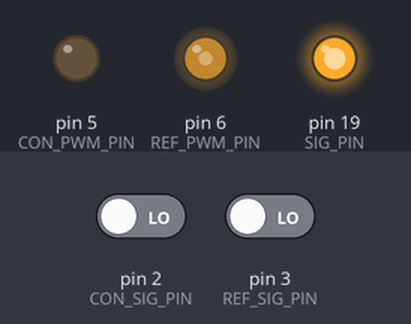
Recording of a program running on a simulated Arduino Nano, built with avr-gcc and run on an emulated ATmega328P. Shown: output pins drawn as LEDs (lit = HIGH). The test bench sets the inputs (shaded band); at power-on: pin 3 (REF_SIG_PIN) LOW, pin 2 (CON_SIG_PIN) LOW.

Above: at 1.2 s.
1.3 s: pin 3 (REF_SIG_PIN) driven HIGH
At 2.56 s:
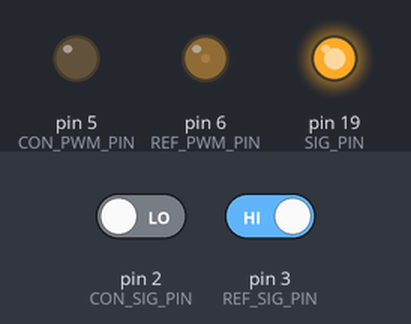
4.3 s: pin 3 (REF_SIG_PIN) driven LOW
At 4.66 s:
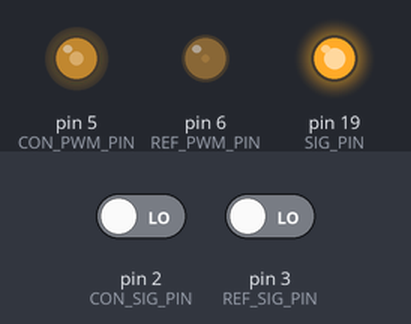
At 5.27 s:
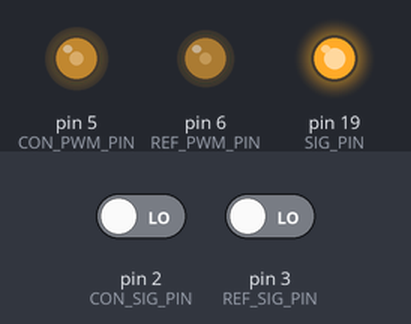
Timing chart, 0 to 13.3 s (numbered marks = the images above; inputs shaded):
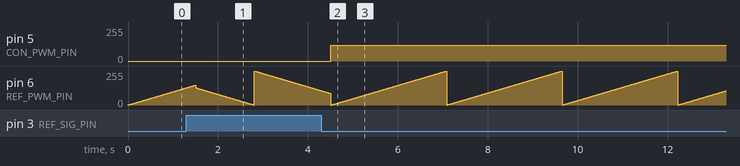

The program:

main.cpp
```cpp
#include <Arduino.h>
#include <main.h>

void setup() {
    pinMode(SIG_PIN, OUTPUT);
    pinMode(REF_PWM_PIN, OUTPUT);
    pinMode(CON_PWM_PIN, OUTPUT);
    pinMode(REF_SIG_PIN, INPUT);
    pinMode(CON_SIG_PIN, INPUT);

    attachInterrupt(digitalPinToInterrupt(REF_SIG_PIN), &refInt, CHANGE);
    attachInterrupt(digitalPinToInterrupt(CON_SIG_PIN), &conInt, CHANGE);

    digitalWrite(SIG_PIN, true);
}

void loop() {
    if (!digitalRead(SIG_PIN) && conLastChange + CON_ERROR_DELAY < millis() && !error) {
        error = true;
        status = 0;
        digitalWrite(SIG_PIN, true);
        pinMode(SIG_PIN, OUTPUT);
    }
    calibrate();
}

void resetError() {
    pinMode(SIG_PIN, INPUT);
    digitalWrite(SIG_PIN, false);
    error = false;
}

void calibrate() {
    if (delayEnd <= millis()) {
        switch (status) {
        case 0:
            if (!error && digitalRead(SIG_PIN)) break;
            CAL_DELAY;
            status++;
            break;
        case 1:
            if (digitalRead(REF_SIG_PIN)) {
                refreceJump = refrece;
                status++;
            } else {
                refrece++;
                CAL_DELAY;
            }
            break;
        case 2:
            if (refLastChange + REF_FOUND_DELAY < millis() && digitalRead(REF_SIG_PIN)) {
                status++;
                upperRefrece = refrece;
                refrece = refreceJump;
            } else {
                refrece++;
            }
            CAL_DELAY;
            break;
        case 3:
            if (refLastChange + REF_FOUND_DELAY < millis() && !digitalRead(REF_SIG_PIN)) {
                status++;
                lowerRefrece = refrece;
                // Step 4
                midRefrece = ((upperRefrece-lowerRefrece) / 2) + lowerRefrece;
                analogWrite(CON_PWM_PIN, midRefrece);
                refrece = 0;
                status = 0;
                resetError();
            } else {
                refrece--;
            }
            CAL_DELAY;
            break;
        }
        analogWrite(REF_PWM_PIN, refrece);
    }
}

void refInt() {
    refLastChange = millis();
}

void conInt() {
    conLastChange = millis();
}
```

main.h
```cpp
#include <Arduino.h>

#define SIG_PIN 19

#define REF_PWM_PIN 6
#define CON_PWM_PIN 5

#define REF_SIG_PIN 3
#define CON_SIG_PIN 2

#define REF_FOUND_DELAY 200
#define REF_AJUST_DELAY 10

#define CON_ERROR_DELAY 300

// calibrate vars
uint8_t status = 0;
uint8_t refrece = 0;
uint8_t refreceJump = 0;
uint8_t upperRefrece = 0;
uint8_t midRefrece = 0;
uint8_t lowerRefrece = 0;
unsigned long delayEnd = 0;
#define CAL_DELAY delayEnd = REF_AJUST_DELAY + millis()

unsigned long conLastChange = 0;
unsigned long refLastChange = 0;

bool error = true;

/**
 * Interrupt for REF_SIG_PIN
 * stores time of last signal change to @link conLastChange
 */
void refInt();

/**
 * Interrupt for CON_SIG_PIN
 * stores time of last signal change to @link conLastChange
 */
void conInt();

/**
 * Runns calliration cycle.
 * 0) Init delay
 * 1) Search signal
 * 2) Find upper edge of signal
 * 3) Find lower edge of signal
 * 4) Calculate avridge and set that to @link CON_SIG_PIN
 *    and reset values
 */
void calibrate();
```

Measured:
- after the input at 4.3 s, pin 5 (CON_PWM_PIN): 0/255 → 118/255 after 0.21 s
